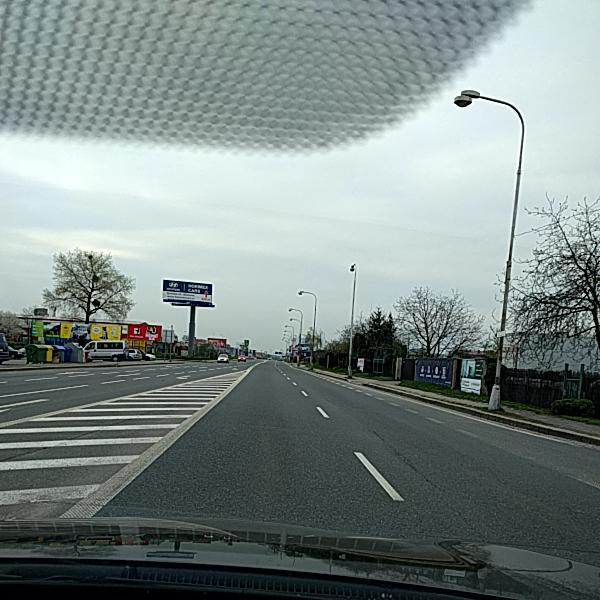
#> input picture samples/rdd2022_Czech_002477.jpg, 600 x 600 px
$ python -i steps.py   (imports and definitions only)
#> lines starting #> are read from the running program, lines starting #| are printed output that depends on the picture; after the words box and inside, x2 and y2 are one past the last pixel; in counts of white or black regions, pixels touching at a corner belong together
#> further down, picture is the input picture: shape (600, 600, 3); mean B, G, R 134.1, 136.5, 124.2
"""Etapas de pré-processamento. Uma função pura por etapa (entrada e saída em BGR uint8).

Os parâmetros padrão aqui são os que vão para o relatório de transformações.
"""
from __future__ import annotations

import cv2
import numpy as np

PAD_COLOR = (114, 114, 114)


# [87 lines left out: functions letterbox, clahe_lab, denoise_bilateral, road_roi_mask, apply_roi, warp_birdseye, not called in this run]


def canny_morphology(
    img: np.ndarray,
    mask: np.ndarray | None = None,
    low: int = 50,
    high: int = 150,
    kernel: int = 9,
    blur: int = 5,
) -> np.ndarray:
    """Etapa 5 (baseline clássico): bordas de Canny + fechamento morfológico.

    Retorna uma máscara binária com as regiões candidatas a dano.
    O Canny roda na imagem inteira e a ROI é aplicada depois, para a própria
    borda da máscara não virar uma detecção.
    """
#> called with low = 50, high = 150, kernel = 9, blur = 5
    gray = cv2.cvtColor(img, cv2.COLOR_BGR2GRAY)
    gray = cv2.GaussianBlur(gray, (blur, blur), 0)
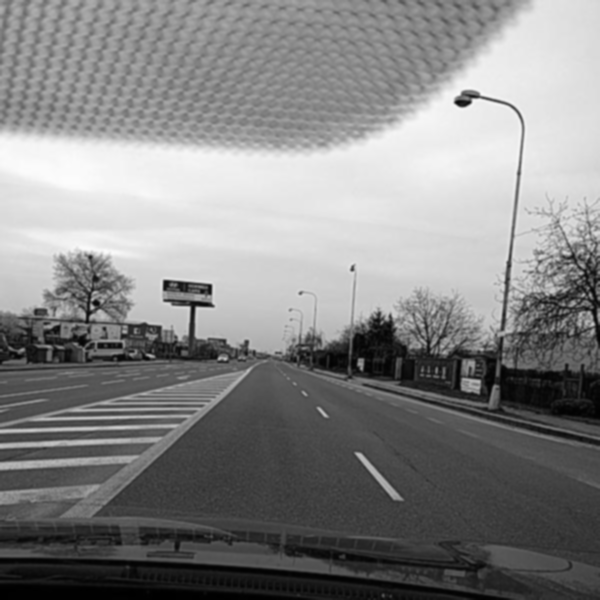
#> gray: shape (600, 600); min 0, max 252, mean 132.5
    edges = cv2.Canny(gray, low, high)
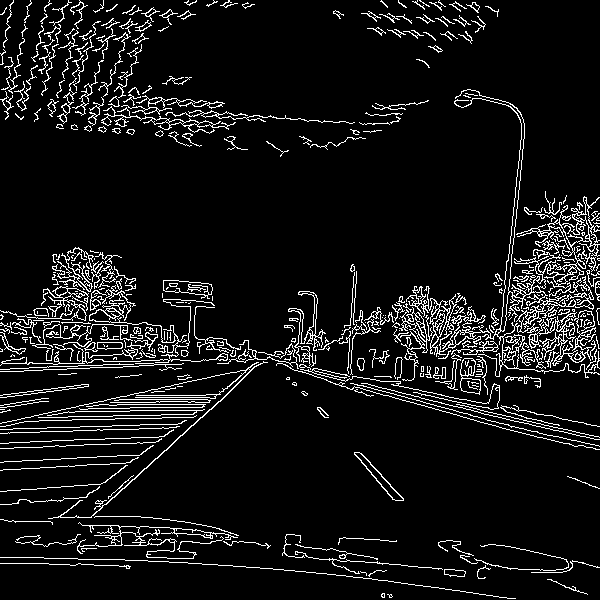
#> edges: shape (600, 600); 8% white in thin lines or dots
    if mask is not None:
        edges = cv2.bitwise_and(edges, mask)
    k = cv2.getStructuringElement(cv2.MORPH_ELLIPSE, (kernel, kernel))
    closed = cv2.morphologyEx(edges, cv2.MORPH_CLOSE, k, iterations=2)
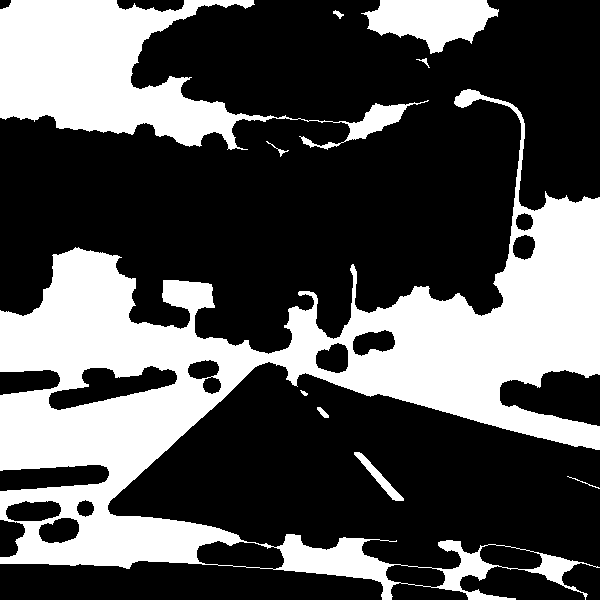
#> closed: shape (600, 600); 33% white; 10 white regions
    # preenche o interior dos contornos fechados
    filled = np.zeros_like(closed)
    contours, _ = cv2.findContours(closed, cv2.RETR_EXTERNAL, cv2.CHAIN_APPROX_SIMPLE)
#> contours = 10 contours, 3 with area under 20; largest, box (x1, y1, x2, y2) and area: (0, 89, 600, 600) 98080, (0, 0, 429, 150) 23612, (361, 0, 499, 54) 4354, (354, 452, 404, 501) 440, (317, 407, 329, 418) 50, (333, 10, 344, 19) 32, (266, 141, 289, 157) 25
    cv2.drawContours(filled, contours, -1, 255, thickness=cv2.FILLED)
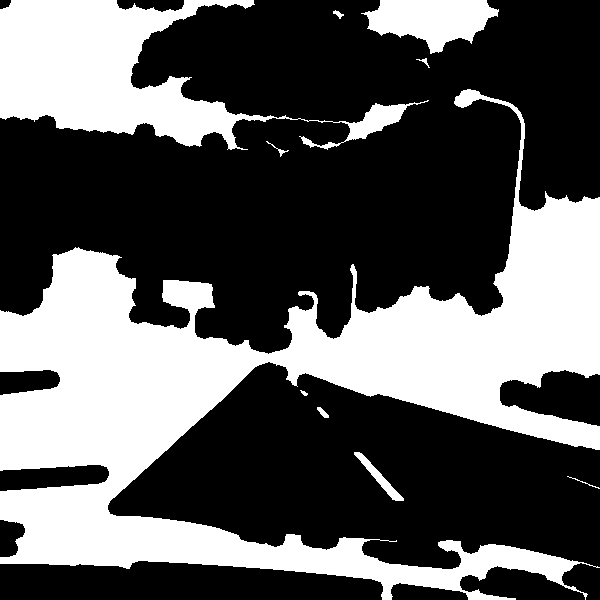
#> filled: shape (600, 600); 36.1% white; 10 white regions, largest, box (x1, y1, x2, y2) and area: (0, 89, 600, 600) 100399, (0, 0, 429, 150) 24391, (361, 0, 499, 54) 4522
    return cv2.morphologyEx(filled, cv2.MORPH_OPEN, k)
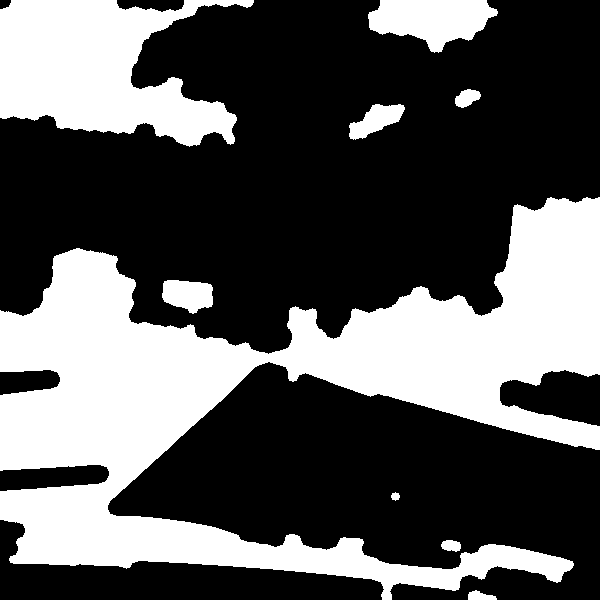
#> returned value: shape (600, 600); 35.3% white; 9 white regions, largest, box (x1, y1, x2, y2) and area: (0, 197, 600, 600) 96776, (0, 0, 254, 147) 22601, (368, 0, 498, 53) 4462

>>> import cv2
>>> picture = cv2.imread('../../samples/rdd2022_Czech_002477.jpg')
>>> result = canny_morphology(picture)

$ run again, on samples/rdd2022_India_003168.jpg
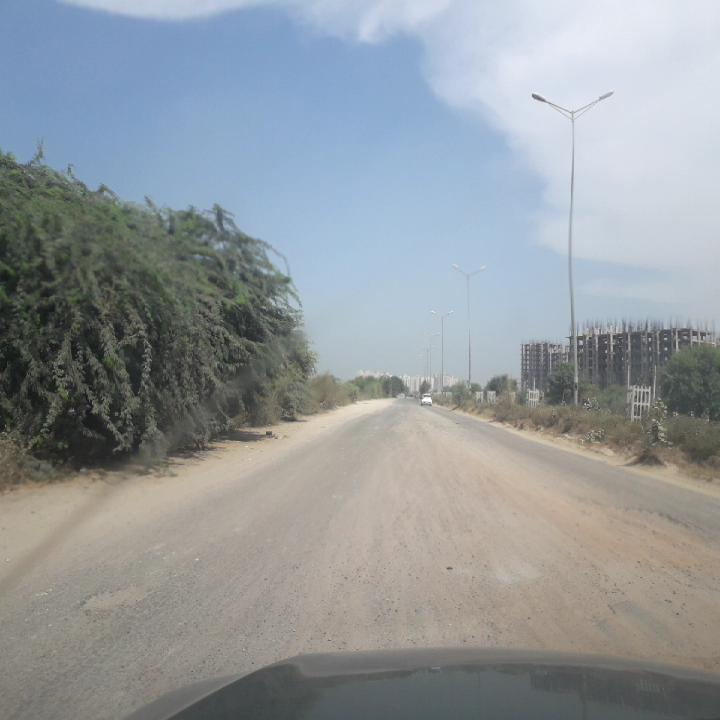
#> input picture samples/rdd2022_India_003168.jpg, 720 x 720 px
#> picture is the input picture: shape (720, 720, 3); mean B, G, R 156.5, 152.4, 146.5
#> in canny_morphology, `edges = cv2.Canny(gray, low, high)`:
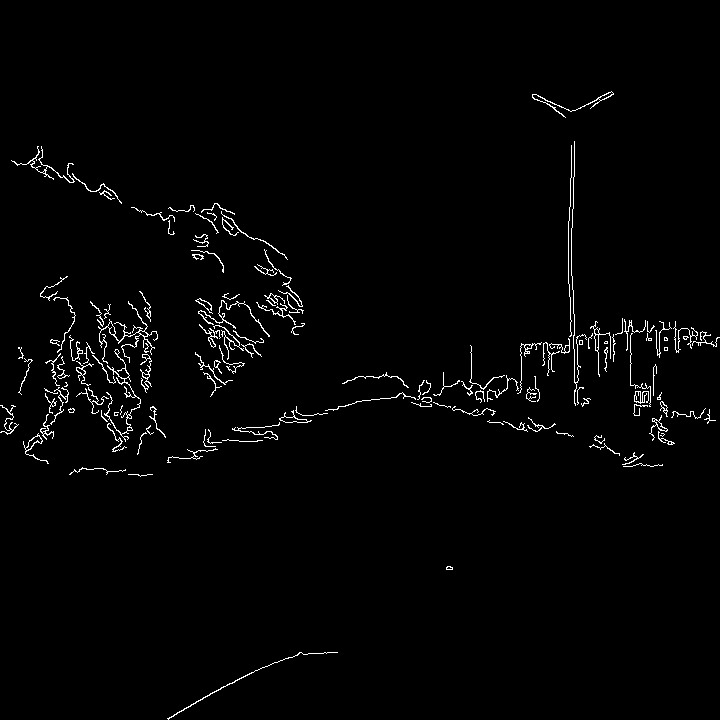
#> edges: shape (720, 720); 1.7% white in thin lines or dots, all inside (x1, y1, x2, y2) = (0, 91, 720, 720)
#> closed: shape (720, 720); 6.4% white; 11 white regions
#> contours = 11 contours, 1 with area under 20; largest, box (x1, y1, x2, y2) and area: (167, 141, 720, 463) 13254, (23, 276, 166, 464) 10786, (131, 203, 305, 397) 7581, (11, 146, 122, 204) 798, (589, 435, 663, 467) 380
#> filled: shape (720, 720); 7.1% white; 11 white regions, largest, box (x1, y1, x2, y2) and area: (167, 141, 720, 463) 14499, (23, 276, 166, 464) 11240, (131, 203, 305, 397) 8072
#> in canny_morphology, `return cv2.morphologyEx(filled, cv2.MORPH_OPEN, k)`:
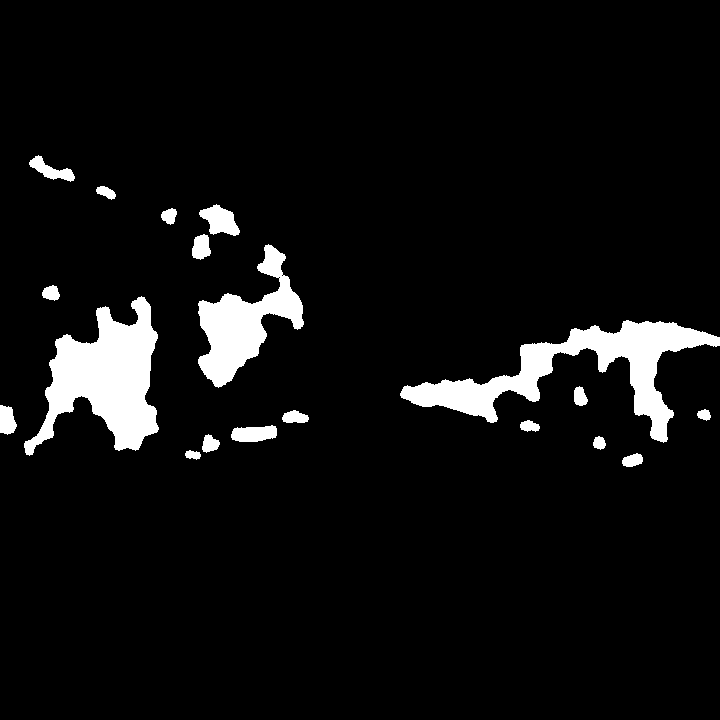
#> returned value: shape (720, 720); 6.2% white; 19 white regions, largest, box (x1, y1, x2, y2) and area: (400, 320, 720, 443) 10684, (24, 296, 159, 456) 10624, (198, 244, 304, 388) 6144

$ run again, on samples/rdd2022_India_003171.jpg
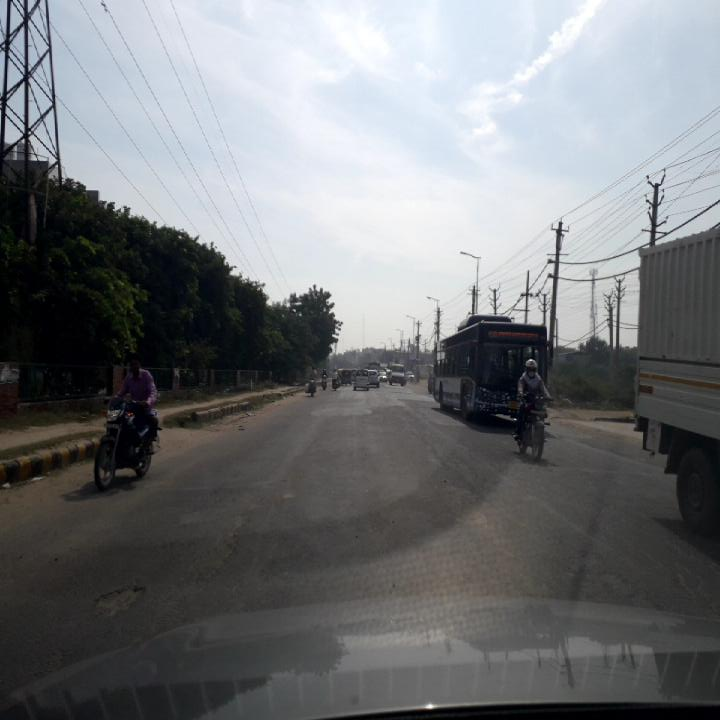
#> input picture samples/rdd2022_India_003171.jpg, 720 x 720 px
#> picture is the input picture: shape (720, 720, 3); mean B, G, R 120.7, 118.2, 116
#> in canny_morphology, `edges = cv2.Canny(gray, low, high)`:
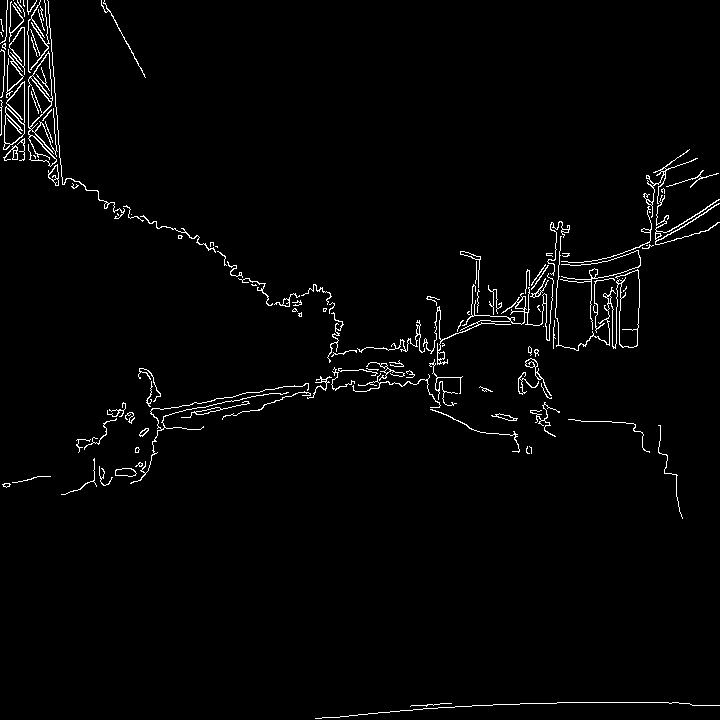
#> edges: shape (720, 720); 2% white in thin lines or dots
#> closed: shape (720, 720); 7.5% white; 8 white regions (2 under 20 px)
#> contours = 8 contours, 3 with area under 20; largest, box (x1, y1, x2, y2) and area: (0, 0, 720, 495) 38708, (315, 702, 720, 720) 510, (568, 419, 683, 519) 223, (101, 0, 146, 78) 88, (0, 476, 51, 488) 34
#> filled: shape (720, 720); 8.2% white; 8 white regions (2 under 20 px), largest, box (x1, y1, x2, y2) and area: (0, 0, 720, 495) 40869, (315, 702, 720, 720) 918, (568, 419, 683, 519) 428, (101, 0, 146, 78) 169, (0, 476, 51, 488) 85, (479, 386, 493, 392) 33
#> in canny_morphology, `return cv2.morphologyEx(filled, cv2.MORPH_OPEN, k)`:
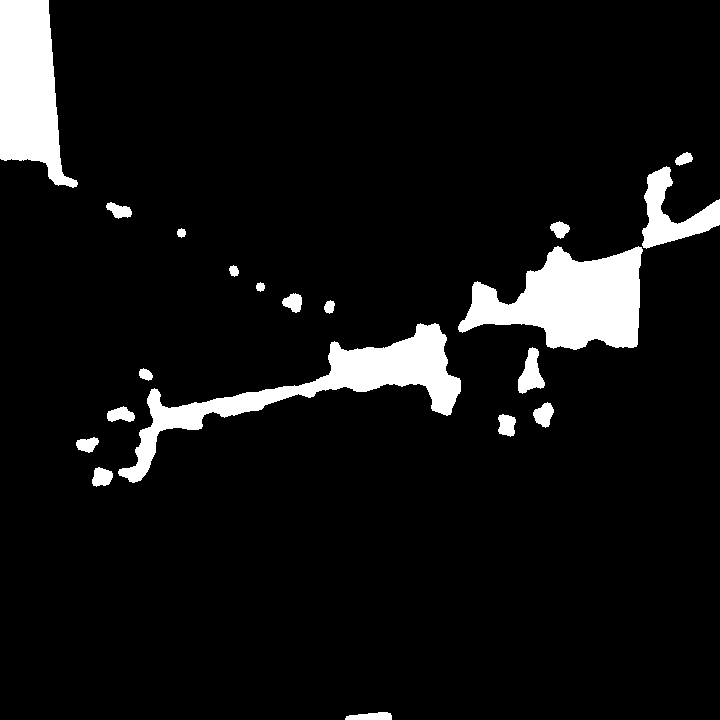
#> returned value: shape (720, 720); 7.4% white; 20 white regions, largest, box (x1, y1, x2, y2) and area: (458, 246, 643, 350) 11591, (118, 323, 461, 483) 10718, (0, 0, 78, 188) 9227

$ run again, on samples/rdd2022_India_003566.jpg
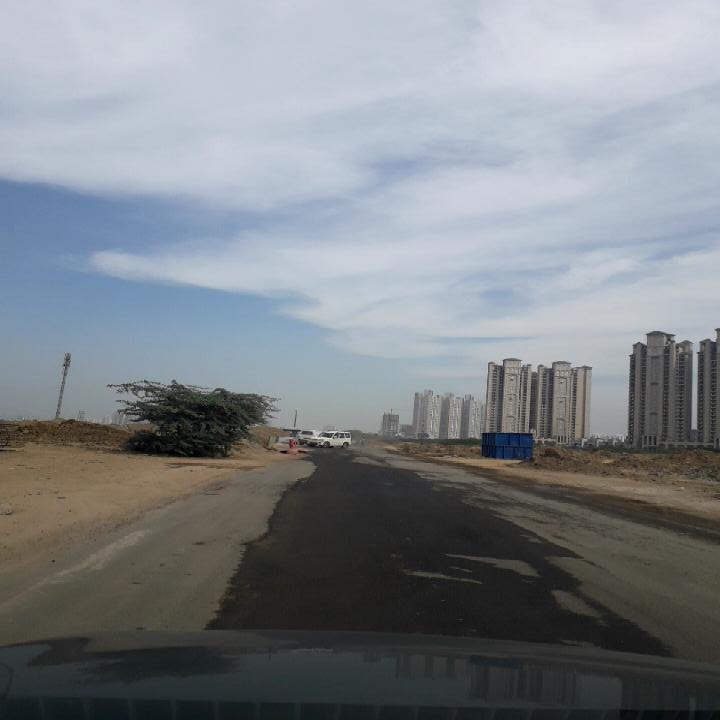
#> input picture samples/rdd2022_India_003566.jpg, 720 x 720 px
#> picture is the input picture: shape (720, 720, 3); mean B, G, R 136.4, 130.9, 125.9
#> in canny_morphology, `edges = cv2.Canny(gray, low, high)`:
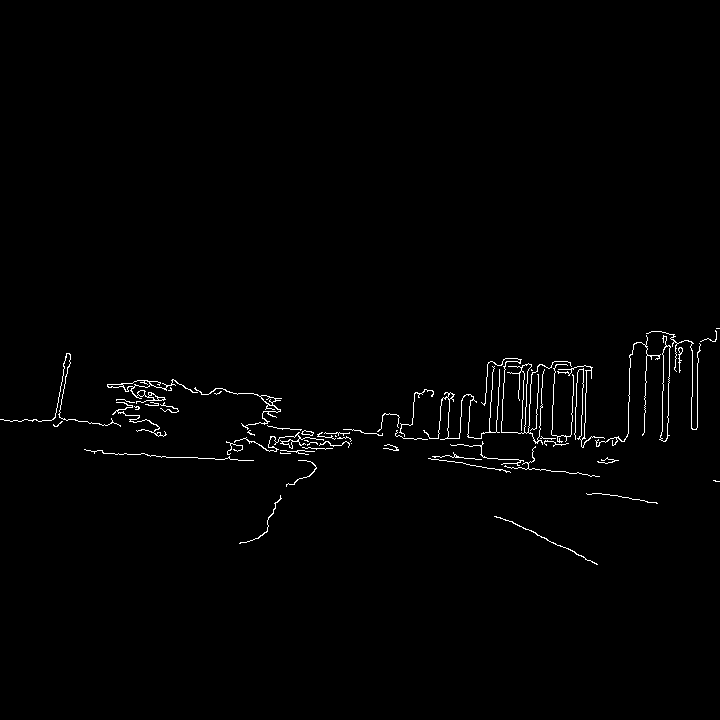
#> edges: shape (720, 720); 1.1% white in thin lines or dots, all inside (x1, y1, x2, y2) = (0, 328, 720, 565)
#> closed: shape (720, 720); 4.5% white; 5 white regions (1 under 20 px)
#> contours = 5 contours, 2 with area under 20; largest, box (x1, y1, x2, y2) and area: (0, 328, 720, 487) 28071, (239, 495, 282, 544) 54, (494, 516, 598, 565) 42
#> filled: shape (720, 720); 5.8% white; 5 white regions (1 under 20 px), largest, box (x1, y1, x2, y2) and area: (0, 328, 720, 487) 29489, (494, 516, 598, 565) 147, (239, 495, 282, 544) 118, (586, 492, 658, 504) 79
#> in canny_morphology, `return cv2.morphologyEx(filled, cv2.MORPH_OPEN, k)`:
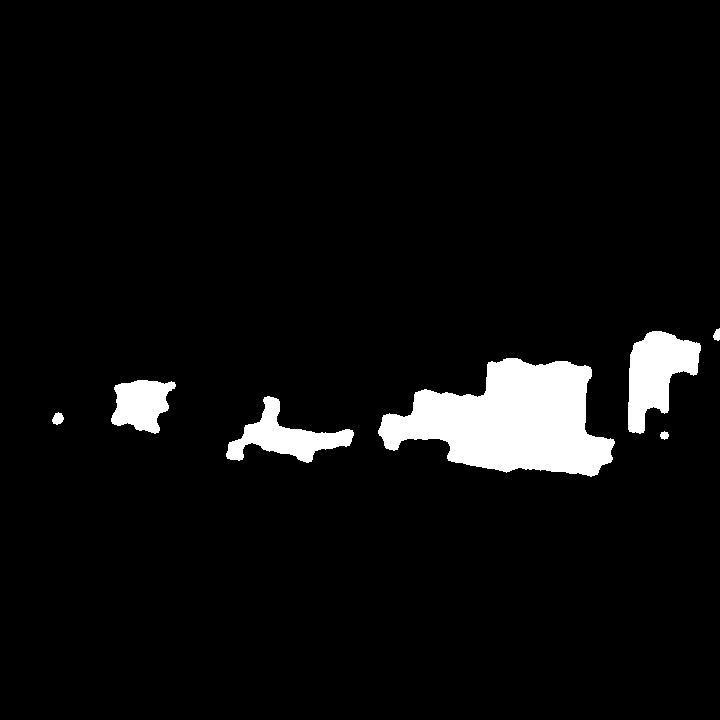
#> returned value: shape (720, 720); 5.3% white; 7 white regions, largest, box (x1, y1, x2, y2) and area: (378, 358, 615, 477) 17131, (628, 331, 701, 434) 4352, (226, 396, 354, 463) 3229
